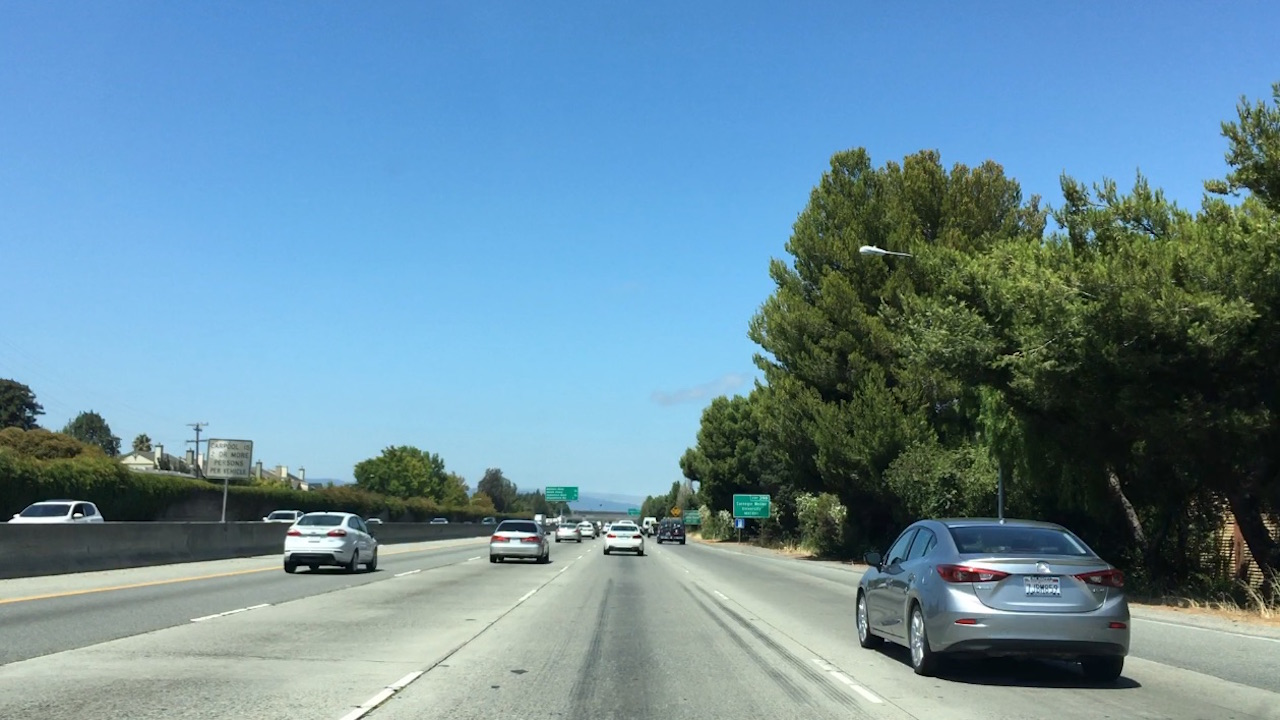
#> input picture 05.vehicle-detection/test_images/bbox-example-image.jpg, 1280 x 720 px
$ jupyter execute --allow-errors pipeline.ipynb   (shell and % lines are left out)   (older library calls are emulated)
#> lines starting #> are read from the running program, lines starting #| are printed output that depends on the picture
#1 Declare utility functions for data visualization

[cell 1]
import numpy as np
import matplotlib.pyplot as plt
import matplotlib.image as mpimg


# [34 lines left out: functions display_images_in_table, display_image_and_plot, not called in this run]

def display_dataset_samples(n_images_per_class, cars, notcars):
    sample_cars = []
    sample_car_labels = []
    sample_notcars = []
    sample_notcar_labels = []
    for i in range(n_images_per_class):
        car_file = cars[np.random.randint(len(cars))]
        sample_cars.append(mpimg.imread(car_file))
        sample_car_labels.append(car_file.split("/")[-1])

        notcar_file = notcars[np.random.randint(len(notcars))]
        sample_notcars.append(mpimg.imread(notcar_file))
        sample_notcar_labels.append(notcar_file.split("/")[-1])
    print("Random {} 'car' images from dataset:".format(n_images_per_class))
    display_images_in_table(sample_cars, sample_car_labels, max_columns=5, figsize=(20,10), show_axes=False)
    print("Random {} 'not a car' images from dataset:".format(n_images_per_class))
    display_images_in_table(sample_notcars, sample_notcar_labels, max_columns=5, figsize=(20,10), show_axes=False)

# [49 lines left out: functions display_spatial_binning_of_color, display_histograms_of_colors, display_histograms_of_gradients, not called in this run]

#2 Load the dataset

[cell 2]
import glob

car_images = glob.glob('./dataset/vehicles/**/*.png', recursive=True)
cars = []
for image_file_path in car_images:
    cars.append(image_file_path)
print("Number of images with vehicles: ", len(cars))

notcar_images = glob.glob('./dataset/non-vehicles/**/*.png', recursive=True)
notcars = []
for image_file_path in notcar_images:
    notcars.append(image_file_path)
print("Number of images without vehicles: ", len(notcars))

# visualization of  random images from both 'car'and 'not car' datasets (10 images each)
#> (the rest of this cell did not finish here and is left out)


#3 Generate feature vector from images using Spatial Binning of color:

[cell 3]
import cv2

# [13 lines left out: function bin_spatial, not called in this run]

print("Feature vector generated using Spatial Binning of Color channles of random 'car' image")
#> (the rest of this cell did not finish here and is left out)

#4 Generate feature vector from images using Histogram of Color channels

[cell 4]
# [22 lines left out: function color_hist, not called in this run]

print("Histograms of color channles of random 'car' image")
#> (the rest of this cell did not finish here and is left out)

#5 Generate feature vector from images using Histogram of Gradients

[cell 5]
from skimage.feature import hog

# [28 lines left out: function get_hog_features, not called in this run]

print("Histogram of gradients of random 'car' image")
#> (the rest of this cell did not finish here and is left out)

#6 Generate a training and test feature and lebel sets from loaded dataset

[cell 6]
from sklearn.preprocessing import StandardScaler
from sklearn.cross_validation import train_test_split

# [73 lines left out: functions change_color_space, extract_features, not called in this run]


SPATIAL_BINNING_FEATURES_ON = True # Spatial features on or off
COLOR_HISTOGRAM_FEATURES_ON = True # Histogram features on or off
HOG_FEATURES_ON = True # HOG features on or off
print("Feature set extraction params:")
#> (the rest of this cell did not finish here and is left out)

#7 Train SVC classifier using generated training set

[cell 7]
from sklearn.svm import LinearSVC
import time

# Use a linear Support Vector Classifier
svc = LinearSVC()
# Check the training time
t=time.time()
#> (the rest of this cell did not finish here and is left out)

#8 Sliding windows search algorithm

[cell 8]
import cv2

# [71 lines left out: functions overlay_rectangles_on_image, find_car_matched_windows, not called in this run]


# IMAGE FOR TESTING THE PLIPELINE
image = mpimg.imread('./test_images/bbox-example-image.jpg')
#> image is the input picture: shape (720, 1280, 3); mean R, G, B 105, 140.8, 158.7

# top veritical bound for vehicle detection
y_start = 502
# bottom veritical bound for vehicle detection
y_stop = 680
# scaling factor for sliding detection window
scale = 1.1

#draw search area frame
search_area_image = cv2.rectangle(np.copy(image),(5, y_start),(image.shape[1],y_stop),(0,255,0),5)
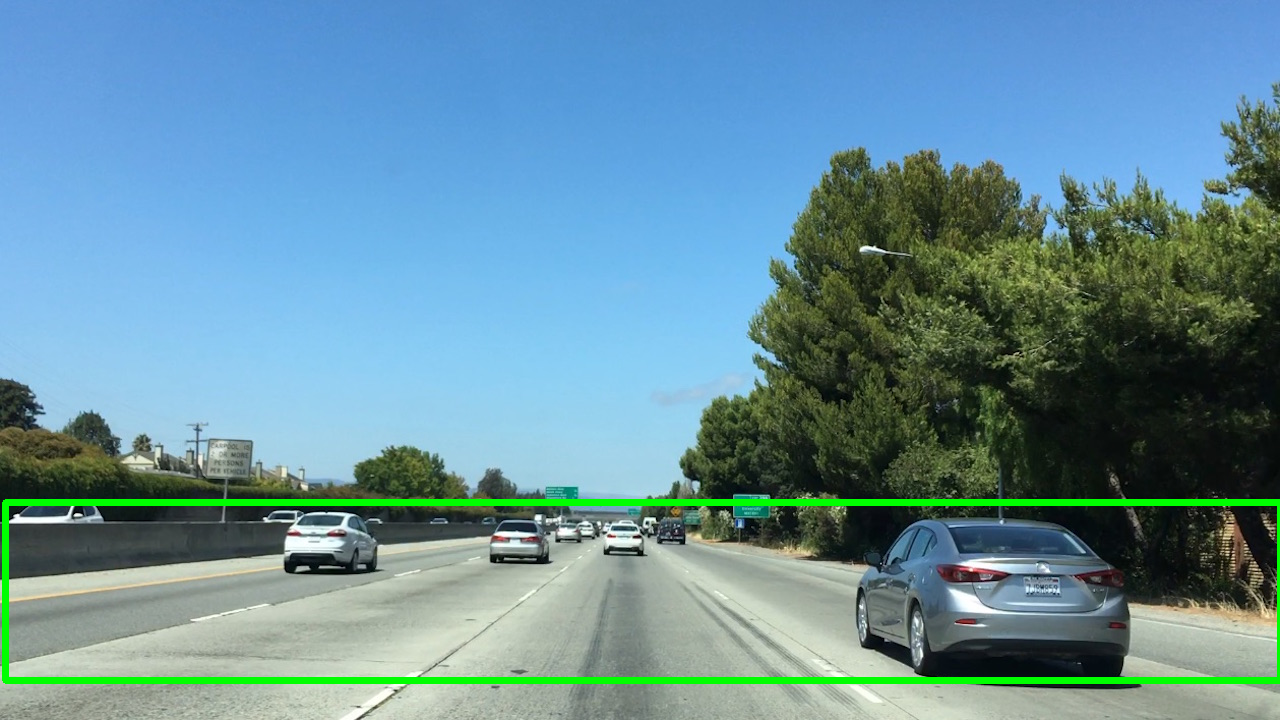
#> search_area_image: shape (720, 1280, 3); mean R, G, B 102.9, 143.9, 156.6
#> the sliders are set to image_file = ./test_images/bbox-example-ima, y_threshold = [390, 600], scale = 1.5, heat_threshold = 0, box_min_width = 80, box_min_height = 50

# look for initial detections using trained classifier
#> (the rest of this cell did not finish here and is left out)

#9 Using multiple search space configurations for improving detection accuracy

[cell 9]
# Improve coverage of bounding boxes by combining best (empirically selected) results of
# sliding window search for various permutations of scale and search areas
search_space_configs = [(463,700,0.97), (502, 680, 1.1), (504, 583, 1.06), (504, 583, 1.09), (512,548,0.54)]

matched_windows = []
image = mpimg.imread('./test_images/bbox-example-image.jpg')
search_areas_image = np.copy(image)
matched_windows_image = np.copy(image)
#> (the rest of this cell did not finish here and is left out)

#10 Grouping of matched detection windows using heatmap with filtering

[cell 10]
import numpy as np
from scipy.ndimage.measurements import label

# [41 lines left out: functions add_heat_to_heatmap, apply_threshold_to_heatmap, labels_to_bounding_boxes, get_combined_bounding_boxes, not called in this run]

# threshold for adjusting heatmap to skip false positive windows
HEAT_THRESHOLD = 2

# additional thresholds for the size of detection bounding boxes
BOX_MIN_WIDTH=55
BOX_MIN_HEIGHT=55

image = mpimg.imread('./test_images/bbox-example-image.jpg')

# generate bounding boxes that cover all matched sliding windows
#> (the rest of this cell did not finish here and is left out)

#11 Manual tunning of search space and filtering parameters

[cell 11]
from ipywidgets import widgets
from ipywidgets import interact
from ipywidgets import IntRangeSlider
from ipywidgets import IntSlider
from ipywidgets import FloatSlider
from ipywidgets import RadioButtons

import matplotlib.pyplot as plt
import matplotlib.image as mpimg

test_image_filenames = glob.glob('./test_images/*.jpg')
image_selection_radio=RadioButtons(options=test_image_filenames, value=test_image_filenames[0], continuous_update=False, description="Image_file")
search_area_change_slider = IntRangeSlider(min=350, max=700, step=1, value=[390,600], continuous_update=False, description="Search area")
scale_change_slider = FloatSlider(min=0.3, max=3.5, step=0.01, value=1.5, continuous_update=False, description="Scale")
heat_threshold_change_slider = IntSlider(min=0, max=4, step=1, value=0, continuous_update=False, description="Heatmap threshold")
box_min_width_change_slider = IntSlider(min=0, max=200, step=10, value=80, continuous_update=False, description="Box min with")
box_min_height_change_slider = IntSlider(min=0, max=200, step=10, value=50, continuous_update=False, description="Box min height")


def display_search_car_matching_windows(image_file, y_threshold=(400,700), scale=1.0, heat_threshold=0, box_min_width=0, box_min_height=0):
#> called with image_file = './test_images/bbox-example-image.jpg', scale = 1.5, heat_threshold = 0, box_min_width = 80, box_min_height = 50
    image = mpimg.imread(image_file)

    # draw search area
    search_area = (5, y_threshold[0]),(image.shape[1], y_threshold[1])
#> search_area = ((5, 390), (1280, 600))
    search_area_image = cv2.rectangle(np.copy(image), search_area[0], search_area[1], (255,0,0), 3)
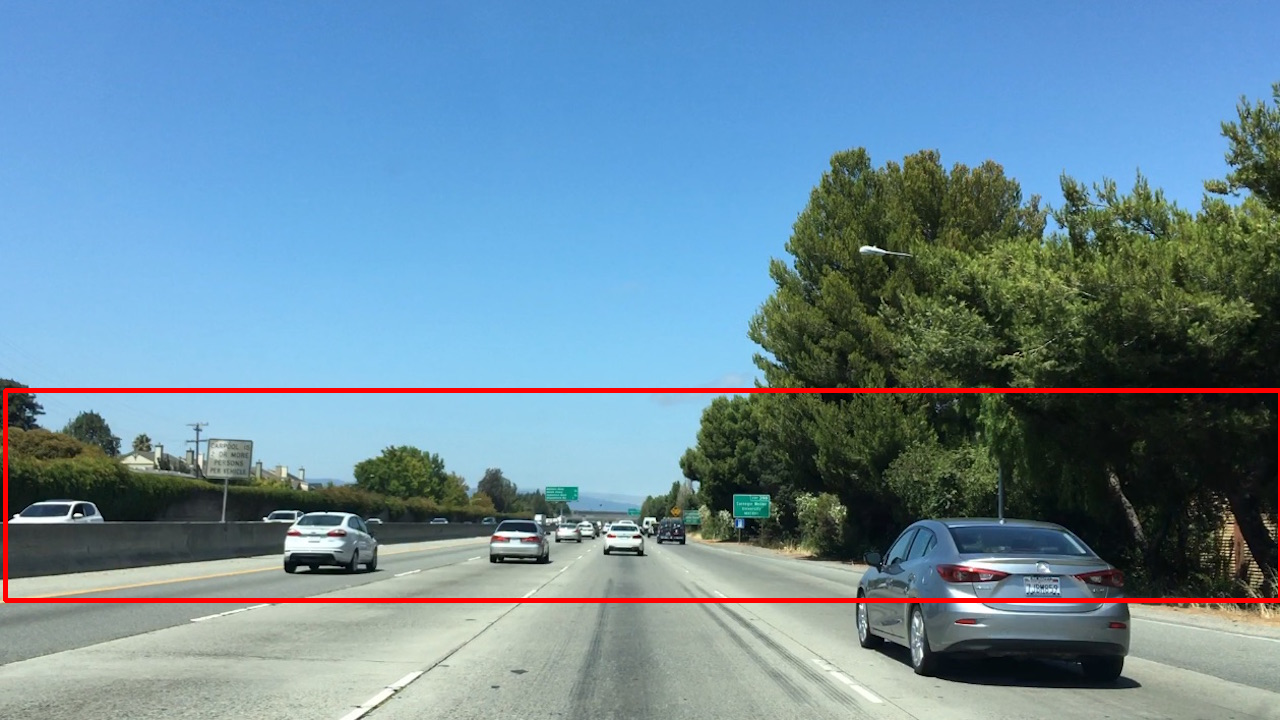
#> search_area_image: shape (720, 1280, 3); mean R, G, B 107.2, 138.7, 156.6
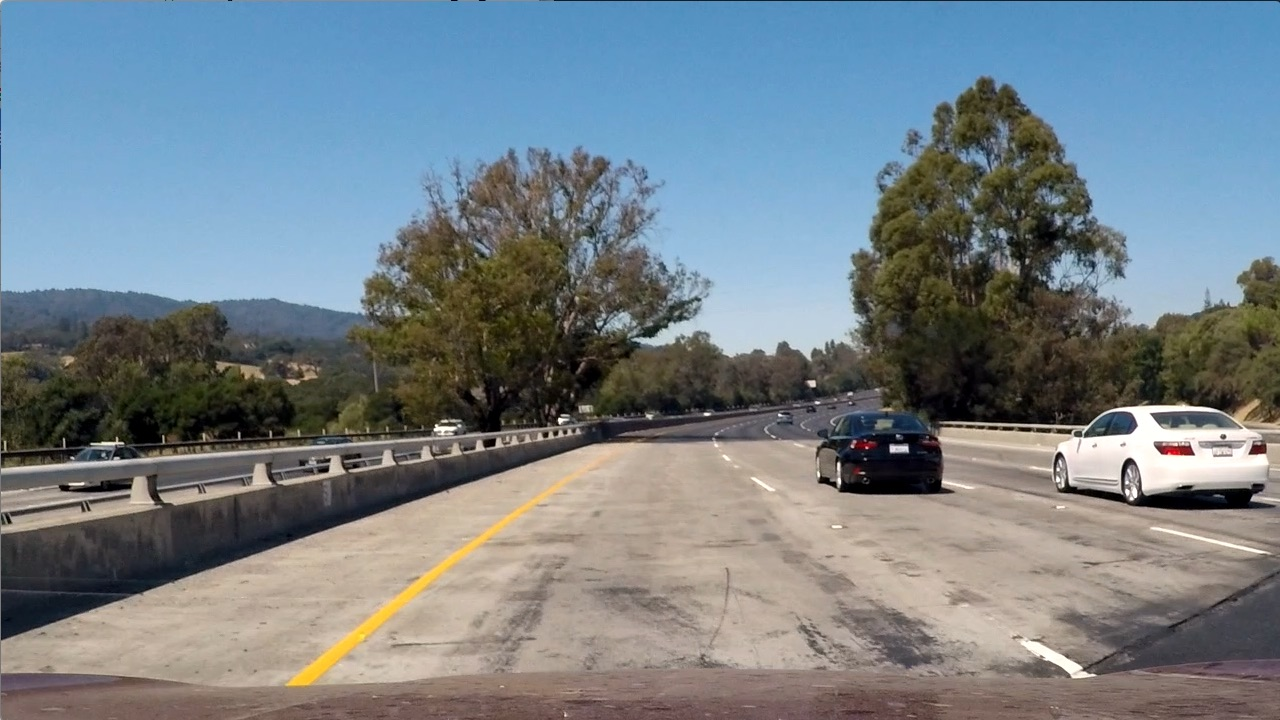
#> input picture 05.vehicle-detection/test_images/test1.jpg, 1280 x 720 px
#> further down, test_image is the input picture: shape (720, 1280, 3); mean R, G, B 117.5, 128.7, 135.5

    # look for car matched windows using trained classifier
    matched_windows_frame = find_car_matched_windows(image, COLOR_SPACE, y_threshold[0], y_threshold[1], scale,
                                                     svc, X_scaler, N_ORIENTATIONS, N_PIXELS_PER_CELL,
                                                     N_CELLS_PER_BLOCK, SPATIAL_SIZE, N_HISTOGRAM_BINS)
    matched_windows_image = overlay_rectangles_on_image(search_area_image, matched_windows_frame, (0,255,0), 3)

    # generate bounding boxes that cover all matched sliding windows
    bounding_boxes, heatmap = get_combined_bounding_boxes(image, matched_windows_frame, heat_threshold, box_min_width, box_min_height)
    # draw detected car bounding boxes on test image
    bounding_boxes_image = overlay_rectangles_on_image(image, bounding_boxes, (0,0,255), 6)

    display_images_in_table([matched_windows_image, bounding_boxes_image],
                            ["Search area Y lmits: {}-{}. Scale: {}, ".format(y_threshold[0], y_threshold[1], scale),
                             "Bounding boxes. Heatmap threshold: {}, size threshold: {}x{}".format(heat_threshold, box_min_width, box_min_height)])

#> (the rest of this cell did not finish here and is left out)

#12 Detecting of the bounding boxes on 'challenging' cases from test video file

[cell 12]
# search space configurations for detecting vehilces in target video file
SEARCH_SPACE_CONFIGS = [(395,488,1.32),(431,518,1.35),(405, 499, 1.20), (405, 499, 1.06), (401, 499, 0.93), (392,522,2.01), (393,510,1.83), (415,499,1.0), (389,511,1.34), (401,489,1.33), (392,608,0.9)]

def detect_vehicles(image, vis_not_filtered=False):
#> called with vis_not_filtered = True
    matched_windows = []
    for search_config in SEARCH_SPACE_CONFIGS:
        # look for car matched windows using trained classifier
        windows = find_car_matched_windows(image, COLOR_SPACE, search_config[0], search_config[1], search_config[2],
                                           svc, X_scaler, N_ORIENTATIONS, N_PIXELS_PER_CELL, N_CELLS_PER_BLOCK, SPATIAL_SIZE, N_HISTOGRAM_BINS)
        if(len(windows) > 0):
            matched_windows.extend(windows)
#> after the loop, matched_windows = []

    bounding_boxes, heatmap =  get_combined_bounding_boxes(image, matched_windows, HEAT_THRESHOLD,BOX_MIN_WIDTH, BOX_MIN_HEIGHT)
    b_boxes_image = overlay_rectangles_on_image(image, bounding_boxes, (0,255,0), 6)
    if(vis_not_filtered == True):
        not_filtered_bounding_boxes, heatmap =  get_combined_bounding_boxes(image, matched_windows, 0,0,0)
        not_filtered_b_boxes_image = overlay_rectangles_on_image(image, not_filtered_bounding_boxes, (0,255,0), 6)
        return b_boxes_image, not_filtered_b_boxes_image
    else:
        return b_boxes_image


test_image_filenames = glob.glob('./test_images/test*.jpg')
processed_images = []
image_labels = []
#> (the rest of this cell did not finish here and is left out)
